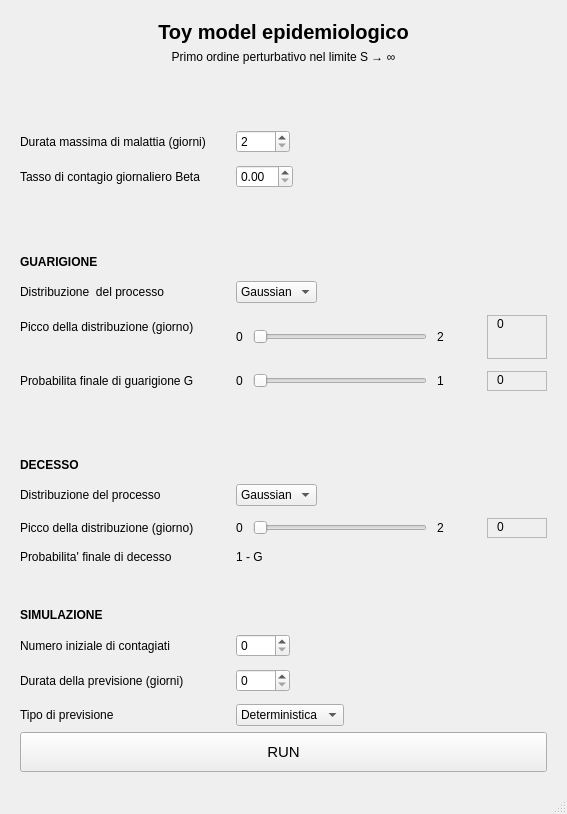
<?xml version="1.0" encoding="UTF-8"?>
<ui version="4.0">
 <class>Window</class>
 <widget class="QMainWindow" name="Window">
  <property name="geometry">
   <rect>
    <x>0</x>
    <y>0</y>
    <width>567</width>
    <height>814</height>
   </rect>
  </property>
  <property name="windowTitle">
   <string>Window</string>
  </property>
  <widget class="QWidget" name="centralwidget">
   <layout class="QHBoxLayout" name="horizontalLayout">
    <property name="leftMargin">
     <number>20</number>
    </property>
    <property name="topMargin">
     <number>20</number>
    </property>
    <property name="rightMargin">
     <number>20</number>
    </property>
    <property name="bottomMargin">
     <number>20</number>
    </property>
    <item>
     <layout class="QVBoxLayout" name="verticalLayout">
      <item>
       <widget class="QLabel" name="title">
        <property name="font">
         <font>
          <pointsize>15</pointsize>
          <weight>75</weight>
          <bold>true</bold>
         </font>
        </property>
        <property name="text">
         <string>Toy model epidemiologico</string>
        </property>
        <property name="alignment">
         <set>Qt::AlignCenter</set>
        </property>
       </widget>
      </item>
      <item>
       <widget class="QLabel" name="subtitle">
        <property name="text">
         <string>Primo ordine perturbativo nel limite S → ∞</string>
        </property>
        <property name="alignment">
         <set>Qt::AlignCenter</set>
        </property>
       </widget>
      </item>
      <item>
       <spacer name="verticalSpacer_6">
        <property name="orientation">
         <enum>Qt::Vertical</enum>
        </property>
        <property name="sizeType">
         <enum>QSizePolicy::Fixed</enum>
        </property>
        <property name="sizeHint" stdset="0">
         <size>
          <width>20</width>
          <height>60</height>
         </size>
        </property>
       </spacer>
      </item>
      <item>
       <layout class="QFormLayout" name="formLayout">
        <property name="horizontalSpacing">
         <number>30</number>
        </property>
        <property name="verticalSpacing">
         <number>12</number>
        </property>
        <item row="0" column="0">
         <widget class="QLabel" name="lab_dOI">
          <property name="text">
           <string>Durata massima di malattia (giorni)</string>
          </property>
         </widget>
        </item>
        <item row="0" column="1">
         <widget class="QSpinBox" name="in_dOI">
          <property name="sizePolicy">
           <sizepolicy hsizetype="Fixed" vsizetype="Fixed">
            <horstretch>0</horstretch>
            <verstretch>0</verstretch>
           </sizepolicy>
          </property>
          <property name="baseSize">
           <size>
            <width>0</width>
            <height>0</height>
           </size>
          </property>
          <property name="minimum">
           <number>2</number>
          </property>
          <property name="maximum">
           <number>9999</number>
          </property>
         </widget>
        </item>
        <item row="2" column="0">
         <spacer name="verticalSpacer">
          <property name="orientation">
           <enum>Qt::Vertical</enum>
          </property>
          <property name="sizeHint" stdset="0">
           <size>
            <width>20</width>
            <height>10</height>
           </size>
          </property>
         </spacer>
        </item>
        <item row="3" column="0">
         <widget class="QLabel" name="lab_title_recov">
          <property name="font">
           <font>
            <weight>75</weight>
            <bold>true</bold>
           </font>
          </property>
          <property name="text">
           <string>GUARIGIONE</string>
          </property>
         </widget>
        </item>
        <item row="4" column="0">
         <widget class="QLabel" name="lab_recovDistr">
          <property name="text">
           <string>Distribuzione  del processo</string>
          </property>
         </widget>
        </item>
        <item row="4" column="1">
         <layout class="QHBoxLayout" name="hor_recovDistr">
          <item>
           <widget class="QComboBox" name="combo_recovDistr">
            <property name="maximumSize">
             <size>
              <width>150</width>
              <height>16777215</height>
             </size>
            </property>
            <property name="statusTip">
             <string/>
            </property>
            <property name="accessibleName">
             <string/>
            </property>
            <property name="layoutDirection">
             <enum>Qt::LeftToRight</enum>
            </property>
            <item>
             <property name="text">
              <string>Gaussian</string>
             </property>
            </item>
            <item>
             <property name="text">
              <string>Uniform</string>
             </property>
            </item>
           </widget>
          </item>
          <item>
           <spacer name="horizontalSpacer">
            <property name="orientation">
             <enum>Qt::Horizontal</enum>
            </property>
            <property name="sizeHint" stdset="0">
             <size>
              <width>40</width>
              <height>20</height>
             </size>
            </property>
           </spacer>
          </item>
         </layout>
        </item>
        <item row="5" column="0">
         <widget class="QLabel" name="lab_recovPeak">
          <property name="text">
           <string>Picco della distribuzione (giorno)</string>
          </property>
         </widget>
        </item>
        <item row="5" column="1">
         <layout class="QHBoxLayout" name="hor_recovPeak">
          <item>
           <widget class="QLabel" name="lab_min_recovPeak">
            <property name="text">
             <string>0</string>
            </property>
           </widget>
          </item>
          <item>
           <spacer name="horizontalSpacer_2">
            <property name="orientation">
             <enum>Qt::Horizontal</enum>
            </property>
            <property name="sizeType">
             <enum>QSizePolicy::Preferred</enum>
            </property>
            <property name="sizeHint" stdset="0">
             <size>
              <width>10</width>
              <height>20</height>
             </size>
            </property>
           </spacer>
          </item>
          <item>
           <widget class="QSliderFromZero" name="slid_recovPeak">
            <property name="maximum">
             <number>2</number>
            </property>
            <property name="value">
             <number>0</number>
            </property>
            <property name="sliderPosition">
             <number>0</number>
            </property>
            <property name="orientation">
             <enum>Qt::Horizontal</enum>
            </property>
            <property name="tickPosition">
             <enum>QSlider::NoTicks</enum>
            </property>
           </widget>
          </item>
          <item>
           <spacer name="horizontalSpacer_6">
            <property name="orientation">
             <enum>Qt::Horizontal</enum>
            </property>
            <property name="sizeType">
             <enum>QSizePolicy::Preferred</enum>
            </property>
            <property name="sizeHint" stdset="0">
             <size>
              <width>10</width>
              <height>20</height>
             </size>
            </property>
           </spacer>
          </item>
          <item>
           <widget class="QLabel" name="lab_max_recovPeak">
            <property name="sizePolicy">
             <sizepolicy hsizetype="Preferred" vsizetype="Expanding">
              <horstretch>0</horstretch>
              <verstretch>0</verstretch>
             </sizepolicy>
            </property>
            <property name="minimumSize">
             <size>
              <width>50</width>
              <height>0</height>
             </size>
            </property>
            <property name="text">
             <string>2</string>
            </property>
            <property name="scaledContents">
             <bool>false</bool>
            </property>
           </widget>
          </item>
          <item>
           <widget class="QFrame" name="frame">
            <property name="minimumSize">
             <size>
              <width>60</width>
              <height>0</height>
             </size>
            </property>
            <property name="frameShape">
             <enum>QFrame::StyledPanel</enum>
            </property>
            <property name="frameShadow">
             <enum>QFrame::Raised</enum>
            </property>
            <widget class="QLabel" name="lab_in_recovPeak">
             <property name="geometry">
              <rect>
               <x>10</x>
               <y>0</y>
               <width>50</width>
               <height>17</height>
              </rect>
             </property>
             <property name="sizePolicy">
              <sizepolicy hsizetype="Expanding" vsizetype="Expanding">
               <horstretch>0</horstretch>
               <verstretch>0</verstretch>
              </sizepolicy>
             </property>
             <property name="text">
              <string>0</string>
             </property>
            </widget>
           </widget>
          </item>
         </layout>
        </item>
        <item row="6" column="0">
         <widget class="QLabel" name="lab_recovFinal">
          <property name="text">
           <string>Probabilita finale di guarigione G</string>
          </property>
         </widget>
        </item>
        <item row="6" column="1">
         <layout class="QHBoxLayout" name="hor_recovScale">
          <item>
           <widget class="QLabel" name="lab_min_recovFinal">
            <property name="sizePolicy">
             <sizepolicy hsizetype="Preferred" vsizetype="Preferred">
              <horstretch>0</horstretch>
              <verstretch>0</verstretch>
             </sizepolicy>
            </property>
            <property name="text">
             <string>0</string>
            </property>
           </widget>
          </item>
          <item>
           <spacer name="horizontalSpacer_4">
            <property name="orientation">
             <enum>Qt::Horizontal</enum>
            </property>
            <property name="sizeType">
             <enum>QSizePolicy::Preferred</enum>
            </property>
            <property name="sizeHint" stdset="0">
             <size>
              <width>10</width>
              <height>20</height>
             </size>
            </property>
           </spacer>
          </item>
          <item>
           <widget class="QSlider" name="in_recovFinal">
            <property name="maximumSize">
             <size>
              <width>16777215</width>
              <height>16777215</height>
             </size>
            </property>
            <property name="maximum">
             <number>1000</number>
            </property>
            <property name="orientation">
             <enum>Qt::Horizontal</enum>
            </property>
           </widget>
          </item>
          <item>
           <spacer name="horizontalSpacer_7">
            <property name="orientation">
             <enum>Qt::Horizontal</enum>
            </property>
            <property name="sizeType">
             <enum>QSizePolicy::Preferred</enum>
            </property>
            <property name="sizeHint" stdset="0">
             <size>
              <width>10</width>
              <height>20</height>
             </size>
            </property>
           </spacer>
          </item>
          <item>
           <widget class="QLabel" name="lab_max_recovFinal">
            <property name="sizePolicy">
             <sizepolicy hsizetype="Preferred" vsizetype="Preferred">
              <horstretch>0</horstretch>
              <verstretch>0</verstretch>
             </sizepolicy>
            </property>
            <property name="minimumSize">
             <size>
              <width>50</width>
              <height>0</height>
             </size>
            </property>
            <property name="text">
             <string>1</string>
            </property>
           </widget>
          </item>
          <item>
           <widget class="QFrame" name="frame_2">
            <property name="minimumSize">
             <size>
              <width>60</width>
              <height>0</height>
             </size>
            </property>
            <property name="frameShape">
             <enum>QFrame::StyledPanel</enum>
            </property>
            <property name="frameShadow">
             <enum>QFrame::Raised</enum>
            </property>
            <widget class="ScaledValueLabel" name="lab_in_recovFinal">
             <property name="geometry">
              <rect>
               <x>10</x>
               <y>0</y>
               <width>67</width>
               <height>17</height>
              </rect>
             </property>
             <property name="text">
              <string>0</string>
             </property>
            </widget>
           </widget>
          </item>
         </layout>
        </item>
        <item row="7" column="0">
         <spacer name="verticalSpacer_2">
          <property name="orientation">
           <enum>Qt::Vertical</enum>
          </property>
          <property name="sizeHint" stdset="0">
           <size>
            <width>20</width>
            <height>10</height>
           </size>
          </property>
         </spacer>
        </item>
        <item row="8" column="0">
         <widget class="QLabel" name="lab_title_death">
          <property name="font">
           <font>
            <weight>75</weight>
            <bold>true</bold>
           </font>
          </property>
          <property name="text">
           <string>DECESSO</string>
          </property>
         </widget>
        </item>
        <item row="9" column="0">
         <widget class="QLabel" name="lab_deathDistr">
          <property name="text">
           <string>Distribuzione del processo</string>
          </property>
         </widget>
        </item>
        <item row="9" column="1">
         <layout class="QHBoxLayout" name="horizontalLayout_3">
          <item>
           <widget class="QComboBox" name="combo_deathDistr">
            <item>
             <property name="text">
              <string>Gaussian</string>
             </property>
            </item>
            <item>
             <property name="text">
              <string>Uniform</string>
             </property>
            </item>
           </widget>
          </item>
          <item>
           <spacer name="horizontalSpacer_3">
            <property name="orientation">
             <enum>Qt::Horizontal</enum>
            </property>
            <property name="sizeHint" stdset="0">
             <size>
              <width>40</width>
              <height>20</height>
             </size>
            </property>
           </spacer>
          </item>
         </layout>
        </item>
        <item row="10" column="0">
         <widget class="QLabel" name="lab_deathPeak">
          <property name="text">
           <string>Picco della distribuzione (giorno)</string>
          </property>
         </widget>
        </item>
        <item row="10" column="1">
         <layout class="QHBoxLayout" name="hor_deathPeak">
          <item>
           <widget class="QLabel" name="la_min_deathPeak">
            <property name="text">
             <string>0</string>
            </property>
           </widget>
          </item>
          <item>
           <spacer name="horizontalSpacer_5">
            <property name="orientation">
             <enum>Qt::Horizontal</enum>
            </property>
            <property name="sizeType">
             <enum>QSizePolicy::Preferred</enum>
            </property>
            <property name="sizeHint" stdset="0">
             <size>
              <width>10</width>
              <height>20</height>
             </size>
            </property>
           </spacer>
          </item>
          <item>
           <widget class="QSliderFromZero" name="slid_deathPeak">
            <property name="maximum">
             <number>2</number>
            </property>
            <property name="value">
             <number>0</number>
            </property>
            <property name="sliderPosition">
             <number>0</number>
            </property>
            <property name="orientation">
             <enum>Qt::Horizontal</enum>
            </property>
            <property name="tickPosition">
             <enum>QSlider::NoTicks</enum>
            </property>
           </widget>
          </item>
          <item>
           <spacer name="horizontalSpacer_8">
            <property name="orientation">
             <enum>Qt::Horizontal</enum>
            </property>
            <property name="sizeType">
             <enum>QSizePolicy::Minimum</enum>
            </property>
            <property name="sizeHint" stdset="0">
             <size>
              <width>10</width>
              <height>20</height>
             </size>
            </property>
           </spacer>
          </item>
          <item>
           <widget class="QLabel" name="lab_max_deathPeak">
            <property name="minimumSize">
             <size>
              <width>50</width>
              <height>0</height>
             </size>
            </property>
            <property name="text">
             <string>2</string>
            </property>
           </widget>
          </item>
          <item>
           <widget class="QFrame" name="frame_3">
            <property name="minimumSize">
             <size>
              <width>60</width>
              <height>0</height>
             </size>
            </property>
            <property name="frameShape">
             <enum>QFrame::StyledPanel</enum>
            </property>
            <property name="frameShadow">
             <enum>QFrame::Raised</enum>
            </property>
            <widget class="QLabel" name="label">
             <property name="geometry">
              <rect>
               <x>10</x>
               <y>0</y>
               <width>67</width>
               <height>17</height>
              </rect>
             </property>
             <property name="text">
              <string>0</string>
             </property>
            </widget>
           </widget>
          </item>
         </layout>
        </item>
        <item row="11" column="0">
         <widget class="QLabel" name="lab_deathFinal">
          <property name="text">
           <string>Probabilita' finale di decesso</string>
          </property>
         </widget>
        </item>
        <item row="11" column="1">
         <widget class="QLabel" name="label_3">
          <property name="text">
           <string>1 - G</string>
          </property>
         </widget>
        </item>
        <item row="12" column="0">
         <spacer name="verticalSpacer_5">
          <property name="orientation">
           <enum>Qt::Vertical</enum>
          </property>
          <property name="sizeType">
           <enum>QSizePolicy::Fixed</enum>
          </property>
          <property name="sizeHint" stdset="0">
           <size>
            <width>100</width>
            <height>20</height>
           </size>
          </property>
         </spacer>
        </item>
        <item row="13" column="0">
         <widget class="QLabel" name="lab_title_prediction">
          <property name="font">
           <font>
            <weight>75</weight>
            <bold>true</bold>
           </font>
          </property>
          <property name="text">
           <string>SIMULAZIONE</string>
          </property>
          <property name="alignment">
           <set>Qt::AlignBottom|Qt::AlignLeading|Qt::AlignLeft</set>
          </property>
         </widget>
        </item>
        <item row="14" column="0">
         <widget class="QLabel" name="lab_N0">
          <property name="text">
           <string>Numero iniziale di contagiati</string>
          </property>
         </widget>
        </item>
        <item row="14" column="1">
         <widget class="QSpinBox" name="in_N0">
          <property name="sizePolicy">
           <sizepolicy hsizetype="Fixed" vsizetype="Fixed">
            <horstretch>0</horstretch>
            <verstretch>0</verstretch>
           </sizepolicy>
          </property>
          <property name="maximum">
           <number>9999</number>
          </property>
         </widget>
        </item>
        <item row="15" column="0">
         <widget class="QLabel" name="lab_predictionDays">
          <property name="text">
           <string>Durata della previsione (giorni)</string>
          </property>
         </widget>
        </item>
        <item row="15" column="1">
         <widget class="QSpinBox" name="in_predictionDays">
          <property name="sizePolicy">
           <sizepolicy hsizetype="Fixed" vsizetype="Fixed">
            <horstretch>0</horstretch>
            <verstretch>0</verstretch>
           </sizepolicy>
          </property>
          <property name="maximum">
           <number>9999</number>
          </property>
         </widget>
        </item>
        <item row="16" column="0">
         <widget class="QLabel" name="lab_predictionType">
          <property name="text">
           <string>Tipo di previsione</string>
          </property>
         </widget>
        </item>
        <item row="16" column="1">
         <widget class="QComboBox" name="in_predictionType">
          <property name="sizePolicy">
           <sizepolicy hsizetype="Fixed" vsizetype="Fixed">
            <horstretch>0</horstretch>
            <verstretch>0</verstretch>
           </sizepolicy>
          </property>
          <item>
           <property name="text">
            <string>Deterministica</string>
           </property>
          </item>
          <item>
           <property name="text">
            <string>Stocastica</string>
           </property>
          </item>
         </widget>
        </item>
        <item row="1" column="0">
         <widget class="QLabel" name="lab_beta">
          <property name="text">
           <string>Tasso di contagio giornaliero Beta</string>
          </property>
         </widget>
        </item>
        <item row="1" column="1">
         <widget class="QDoubleSpinBox" name="in_beta">
          <property name="sizePolicy">
           <sizepolicy hsizetype="Fixed" vsizetype="Fixed">
            <horstretch>0</horstretch>
            <verstretch>0</verstretch>
           </sizepolicy>
          </property>
         </widget>
        </item>
       </layout>
      </item>
      <item>
       <widget class="QPushButton" name="but_simulate">
        <property name="sizePolicy">
         <sizepolicy hsizetype="Expanding" vsizetype="Minimum">
          <horstretch>0</horstretch>
          <verstretch>0</verstretch>
         </sizepolicy>
        </property>
        <property name="minimumSize">
         <size>
          <width>0</width>
          <height>40</height>
         </size>
        </property>
        <property name="maximumSize">
         <size>
          <width>16777215</width>
          <height>16777215</height>
         </size>
        </property>
        <property name="font">
         <font>
          <pointsize>11</pointsize>
          <weight>50</weight>
          <bold>false</bold>
         </font>
        </property>
        <property name="text">
         <string>RUN</string>
        </property>
       </widget>
      </item>
     </layout>
    </item>
   </layout>
  </widget>
  <widget class="QMenuBar" name="menubar">
   <property name="geometry">
    <rect>
     <x>0</x>
     <y>0</y>
     <width>567</width>
     <height>22</height>
    </rect>
   </property>
  </widget>
  <widget class="QStatusBar" name="statusbar"/>
 </widget>
 <customwidgets>
  <customwidget>
   <class>QSliderFromZero</class>
   <extends>QSlider</extends>
   <header>qsliderfromzero.h</header>
   <slots>
    <slot>setMaximum(int)</slot>
   </slots>
  </customwidget>
  <customwidget>
   <class>ScaledValueLabel</class>
   <extends>QLabel</extends>
   <header>scaledvaluelabel.h</header>
   <slots>
    <slot>setScaledValue0001(int)</slot>
   </slots>
  </customwidget>
 </customwidgets>
 <resources/>
 <connections>
  <connection>
   <sender>in_dOI</sender>
   <signal>valueChanged(int)</signal>
   <receiver>lab_max_recovPeak</receiver>
   <slot>setNum(int)</slot>
   <hints>
    <hint type="sourcelabel">
     <x>343</x>
     <y>174</y>
    </hint>
    <hint type="destinationlabel">
     <x>435</x>
     <y>338</y>
    </hint>
   </hints>
  </connection>
  <connection>
   <sender>in_dOI</sender>
   <signal>valueChanged(int)</signal>
   <receiver>slid_recovPeak</receiver>
   <slot>setMaximum(int)</slot>
   <hints>
    <hint type="sourcelabel">
     <x>329</x>
     <y>183</y>
    </hint>
    <hint type="destinationlabel">
     <x>329</x>
     <y>332</y>
    </hint>
   </hints>
  </connection>
  <connection>
   <sender>slid_recovPeak</sender>
   <signal>valueChanged(int)</signal>
   <receiver>lab_in_recovPeak</receiver>
   <slot>setNum(int)</slot>
   <hints>
    <hint type="sourcelabel">
     <x>392</x>
     <y>335</y>
    </hint>
    <hint type="destinationlabel">
     <x>507</x>
     <y>333</y>
    </hint>
   </hints>
  </connection>
  <connection>
   <sender>in_recovFinal</sender>
   <signal>valueChanged(int)</signal>
   <receiver>lab_in_recovFinal</receiver>
   <slot>setScaledValue0001(int)</slot>
   <hints>
    <hint type="sourcelabel">
     <x>397</x>
     <y>363</y>
    </hint>
    <hint type="destinationlabel">
     <x>520</x>
     <y>361</y>
    </hint>
   </hints>
  </connection>
  <connection>
   <sender>in_dOI</sender>
   <signal>valueChanged(int)</signal>
   <receiver>lab_max_deathPeak</receiver>
   <slot>setNum(int)</slot>
   <hints>
    <hint type="sourcelabel">
     <x>321</x>
     <y>176</y>
    </hint>
    <hint type="destinationlabel">
     <x>444</x>
     <y>473</y>
    </hint>
   </hints>
  </connection>
  <connection>
   <sender>slid_deathPeak</sender>
   <signal>valueChanged(int)</signal>
   <receiver>label</receiver>
   <slot>setNum(int)</slot>
   <hints>
    <hint type="sourcelabel">
     <x>388</x>
     <y>475</y>
    </hint>
    <hint type="destinationlabel">
     <x>512</x>
     <y>474</y>
    </hint>
   </hints>
  </connection>
  <connection>
   <sender>in_dOI</sender>
   <signal>valueChanged(int)</signal>
   <receiver>Window</receiver>
   <slot>set_dOI(int)</slot>
   <hints>
    <hint type="sourcelabel">
     <x>299</x>
     <y>169</y>
    </hint>
    <hint type="destinationlabel">
     <x>265</x>
     <y>121</y>
    </hint>
   </hints>
  </connection>
  <connection>
   <sender>in_beta</sender>
   <signal>valueChanged(double)</signal>
   <receiver>Window</receiver>
   <slot>set_beta(double)</slot>
   <hints>
    <hint type="sourcelabel">
     <x>335</x>
     <y>215</y>
    </hint>
    <hint type="destinationlabel">
     <x>518</x>
     <y>211</y>
    </hint>
   </hints>
  </connection>
  <connection>
   <sender>combo_recovDistr</sender>
   <signal>currentIndexChanged(int)</signal>
   <receiver>Window</receiver>
   <slot>set_recovDistr(int)</slot>
   <hints>
    <hint type="sourcelabel">
     <x>358</x>
     <y>301</y>
    </hint>
    <hint type="destinationlabel">
     <x>356</x>
     <y>256</y>
    </hint>
   </hints>
  </connection>
  <connection>
   <sender>slid_recovPeak</sender>
   <signal>valueChanged(int)</signal>
   <receiver>Window</receiver>
   <slot>set_recovPeak(int)</slot>
   <hints>
    <hint type="sourcelabel">
     <x>379</x>
     <y>332</y>
    </hint>
    <hint type="destinationlabel">
     <x>399</x>
     <y>288</y>
    </hint>
   </hints>
  </connection>
  <connection>
   <sender>in_recovFinal</sender>
   <signal>valueChanged(int)</signal>
   <receiver>Window</receiver>
   <slot>set_recovFinalProb(int)</slot>
   <hints>
    <hint type="sourcelabel">
     <x>387</x>
     <y>366</y>
    </hint>
    <hint type="destinationlabel">
     <x>481</x>
     <y>388</y>
    </hint>
   </hints>
  </connection>
  <connection>
   <sender>combo_deathDistr</sender>
   <signal>currentIndexChanged(int)</signal>
   <receiver>Window</receiver>
   <slot>set_deathDistr(int)</slot>
   <hints>
    <hint type="sourcelabel">
     <x>350</x>
     <y>444</y>
    </hint>
    <hint type="destinationlabel">
     <x>250</x>
     <y>410</y>
    </hint>
   </hints>
  </connection>
  <connection>
   <sender>slid_deathPeak</sender>
   <signal>valueChanged(int)</signal>
   <receiver>Window</receiver>
   <slot>set_deathPeak(int)</slot>
   <hints>
    <hint type="sourcelabel">
     <x>399</x>
     <y>476</y>
    </hint>
    <hint type="destinationlabel">
     <x>414</x>
     <y>430</y>
    </hint>
   </hints>
  </connection>
  <connection>
   <sender>in_N0</sender>
   <signal>valueChanged(int)</signal>
   <receiver>Window</receiver>
   <slot>set_N0(int)</slot>
   <hints>
    <hint type="sourcelabel">
     <x>306</x>
     <y>613</y>
    </hint>
    <hint type="destinationlabel">
     <x>306</x>
     <y>557</y>
    </hint>
   </hints>
  </connection>
  <connection>
   <sender>in_predictionDays</sender>
   <signal>valueChanged(int)</signal>
   <receiver>Window</receiver>
   <slot>set_predictionDays(int)</slot>
   <hints>
    <hint type="sourcelabel">
     <x>332</x>
     <y>642</y>
    </hint>
    <hint type="destinationlabel">
     <x>378</x>
     <y>637</y>
    </hint>
   </hints>
  </connection>
  <connection>
   <sender>in_predictionType</sender>
   <signal>currentIndexChanged(int)</signal>
   <receiver>Window</receiver>
   <slot>set_predictionType(int)</slot>
   <hints>
    <hint type="sourcelabel">
     <x>349</x>
     <y>689</y>
    </hint>
    <hint type="destinationlabel">
     <x>437</x>
     <y>678</y>
    </hint>
   </hints>
  </connection>
  <connection>
   <sender>but_simulate</sender>
   <signal>clicked()</signal>
   <receiver>Window</receiver>
   <slot>simulate()</slot>
   <hints>
    <hint type="sourcelabel">
     <x>380</x>
     <y>735</y>
    </hint>
    <hint type="destinationlabel">
     <x>383</x>
     <y>764</y>
    </hint>
   </hints>
  </connection>
 </connections>
 <slots>
  <slot>simulate()</slot>
  <slot>set_dOI(int)</slot>
  <slot>set_beta(double)</slot>
  <slot>set_recovDistr(int)</slot>
  <slot>set_recovPeak(int)</slot>
  <slot>set_recovFinalProb(int)</slot>
  <slot>set_deathDistr(int)</slot>
  <slot>set_deathPeak(int)</slot>
  <slot>set_N0(int)</slot>
  <slot>set_predictionDays(int)</slot>
  <slot>set_predictionType(int)</slot>
 </slots>
</ui>
